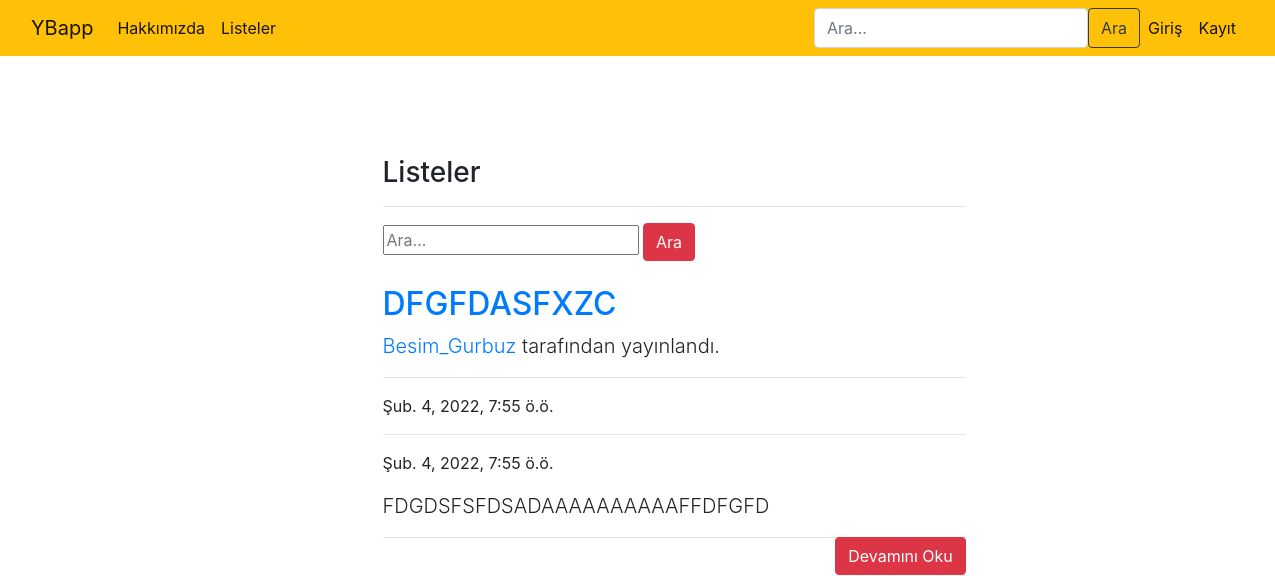
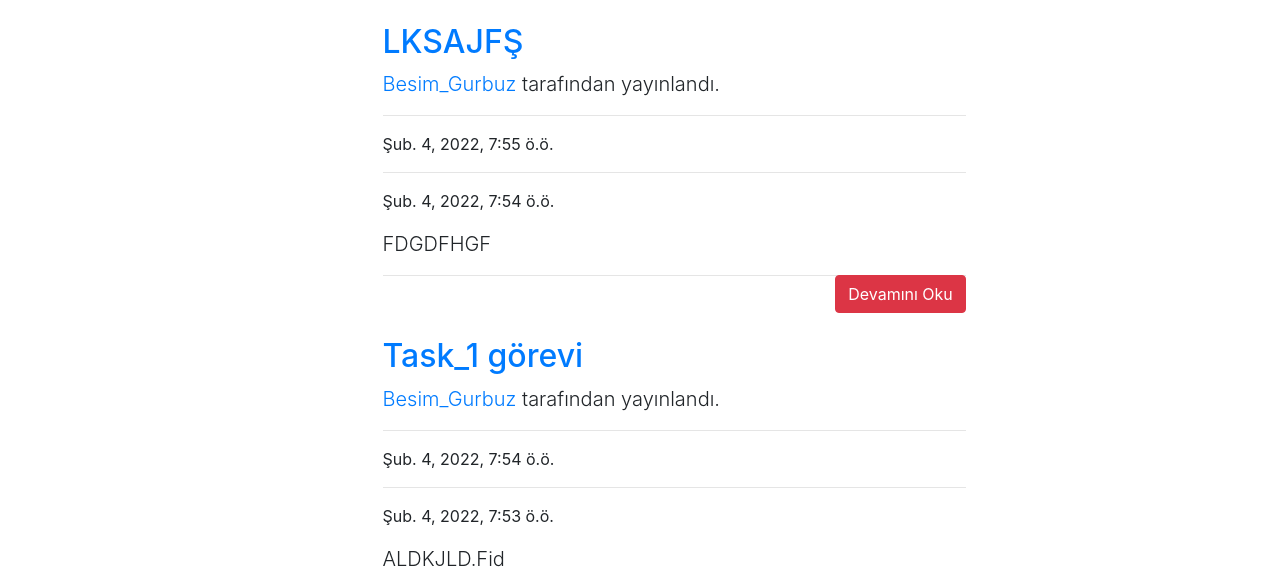
/yapbitirs/ (upper part), run on an earlier commit of the app's database (2 pictures, top to bottom).
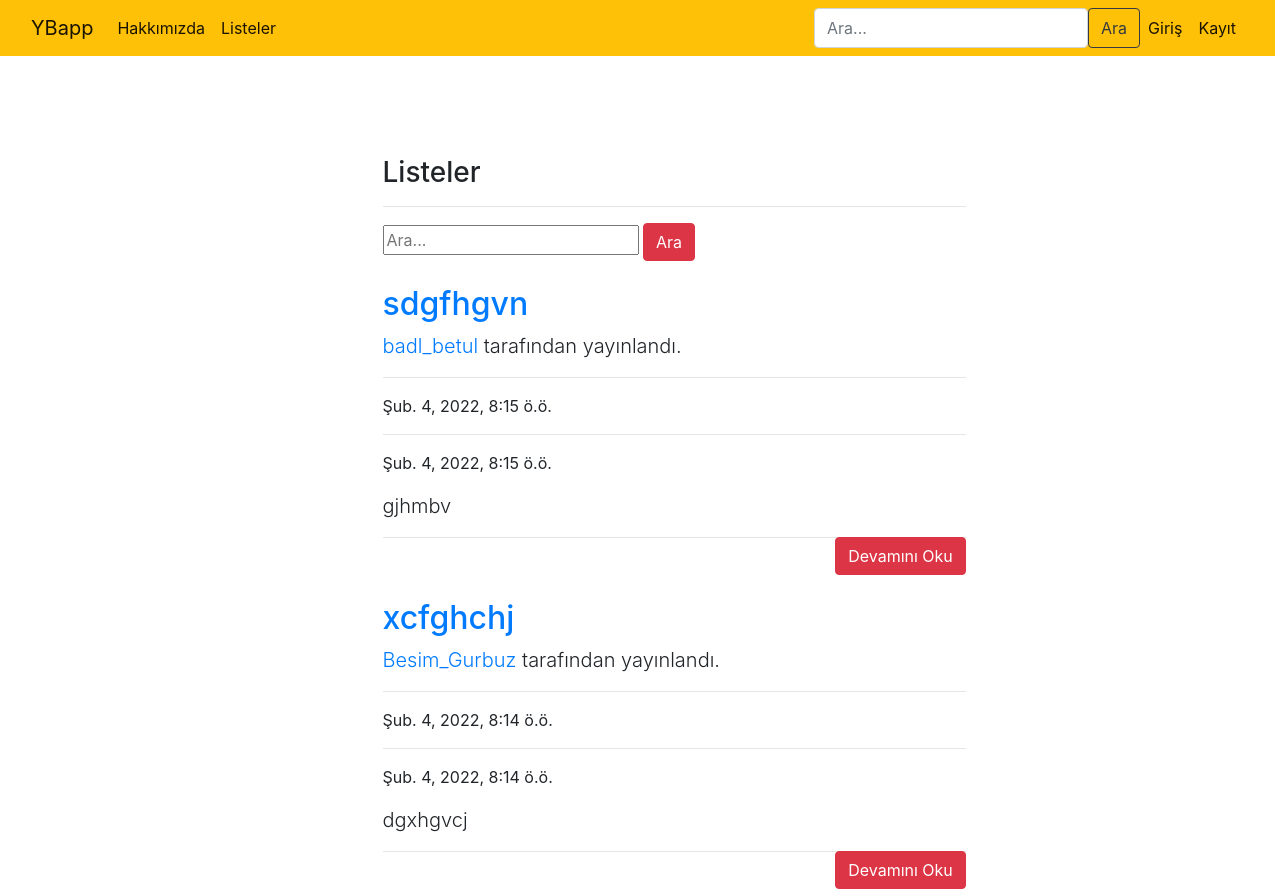
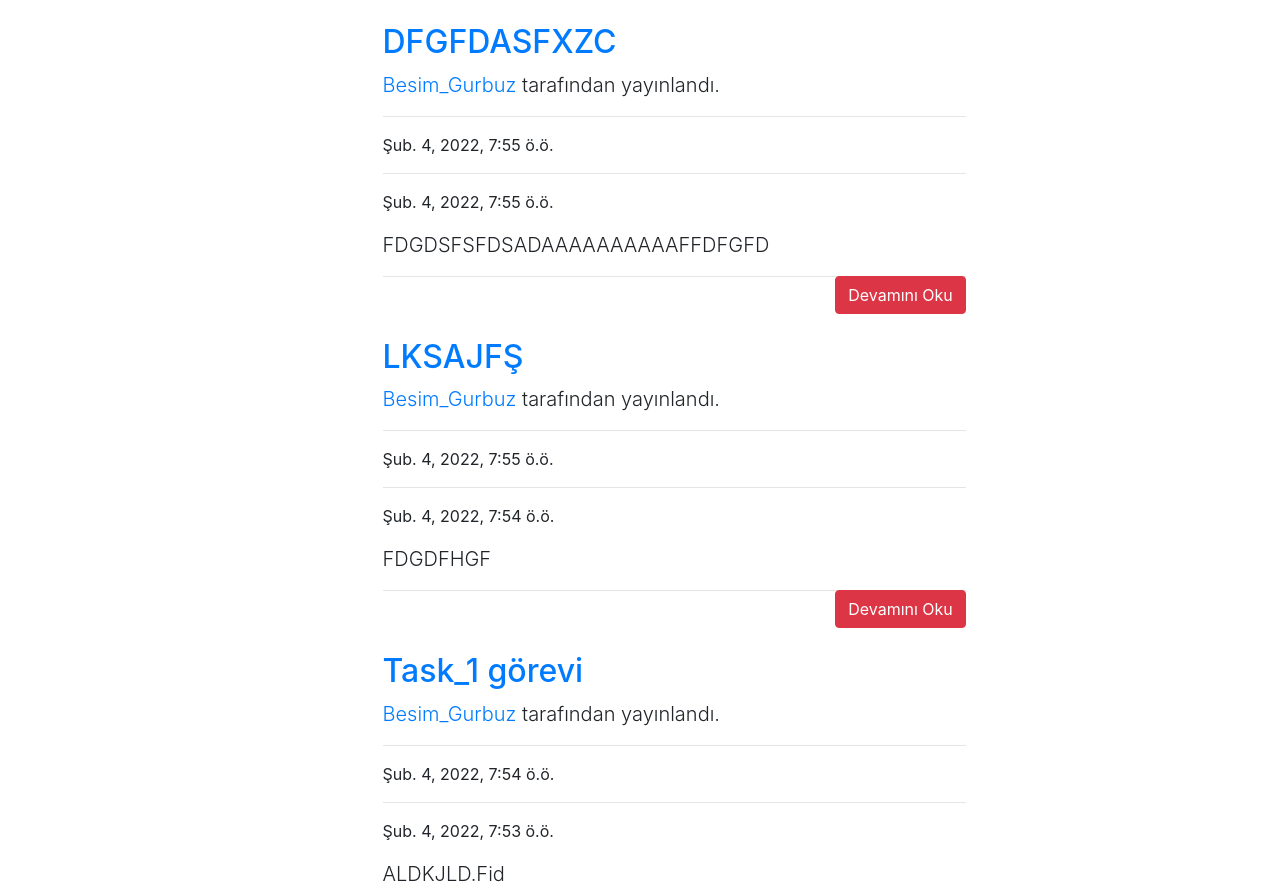
And on a later commit of the database (2 pictures, top to bottom).
### yapbitir/models.py (models this page shows, shortened)
class Yapbitir(models.Model):
    author = models.ForeignKey("auth.User",on_delete=models.CASCADE,verbose_name="User")
    title = models.CharField(max_length=100, verbose_name="Liste Adı")
    content = models.TextField(verbose_name="YapBtirler")
    finished = models.BooleanField(default=True,verbose_name="Tamamlandı")
    created_date = models.DateTimeField(auto_now_add=True, verbose_name="Oluşturulan Tarihi")
    dateline = models.DateTimeField(default=datetime.now,blank=True)
    class Meta:
        ordering = ['-created_date']

### yapbitir/views.py (the view)
# urls.py: path('yapbitirs/', include("yapbitir.urls")),
def yapbitirs(request):
    keyword = request.GET.get("keyword")
    if keyword:
        yapbitirs = Yapbitir.objects.filter(title__contains = keyword)
        return render(request,"yapbitirs.html", {"yapbitirs" : yapbitirs})
    yapbitirs = Yapbitir.objects.all()
    return render(request, "yapbitirs.html", {"yapbitirs" : yapbitirs})

### templates/yapbitirs.html (shortened to what this page needs)
{% extends "layout.html" %}
{% block body %}
<div class="row">
    <div class="col-md-10 offset-md-3">
        <div class="col-lg-8">
        <h3>Listeler</h3>
        <hr>
        </div>
    </div>
</div>
<div class ="row">
    <div class="col-md-10 offset-md-3">
        <div class="col-lg-8">
            <form>
                <input type="text" name = "keyword" class="input-sm" maxlength="64" placeholder="Ara...">
              <button type="submit" class="btn btn-danger">Ara</button>
            </form>
      </div>
    </div>
</div>
{% if yapbitirs %}
{% for yapbitir in yapbitirs %}
<div class="row">
   <div class="col-md-10 offset-md-3">
    <div class="col-lg-8">
    <a href="{% url 'yapbitir:detail' yapbitir.id %}" ><h2 class="mt-4">{{yapbitir.title}}</h2></a>
      <p class="lead">
        <a href="{% url 'yapbitir:detail' yapbitir.id %}" >{{yapbitir.author.username}}</a> tarafından yayınlandı.
      </p>
      <hr>
      <p>{{yapbitir.created_date}}</p>
      <hr>
      <p>{{yapbitir.dateline}}</p>
      <p class="lead">
          {{yapbitir.content|safe|truncatewords:2}}
      </p>
      <a style="float: right;" href="{% url 'yapbitir:detail' yapbitir.id %}" class = "btn btn-danger">Devamını Oku</a>
      <hr>
        </div>
      </div>
  </div>
{% endfor %}
{% endif %}
{% endblock body %}

What changed in the data, as far as the page shows it:
added Yapbitir: title "sdgfhgvn", author.username "badl_betul", created_date "Şub. 4, 2022, 8:15 ö.ö.", dateline "Şub. 4, 2022, 8:15 ö.ö.", content "gjhmbv"
added Yapbitir: title "xcfghchj", author.username "Besim_Gurbuz", created_date "Şub. 4, 2022, 8:14 ö.ö.", dateline "Şub. 4, 2022, 8:14 ö.ö.", content "dgxhgvcj"
